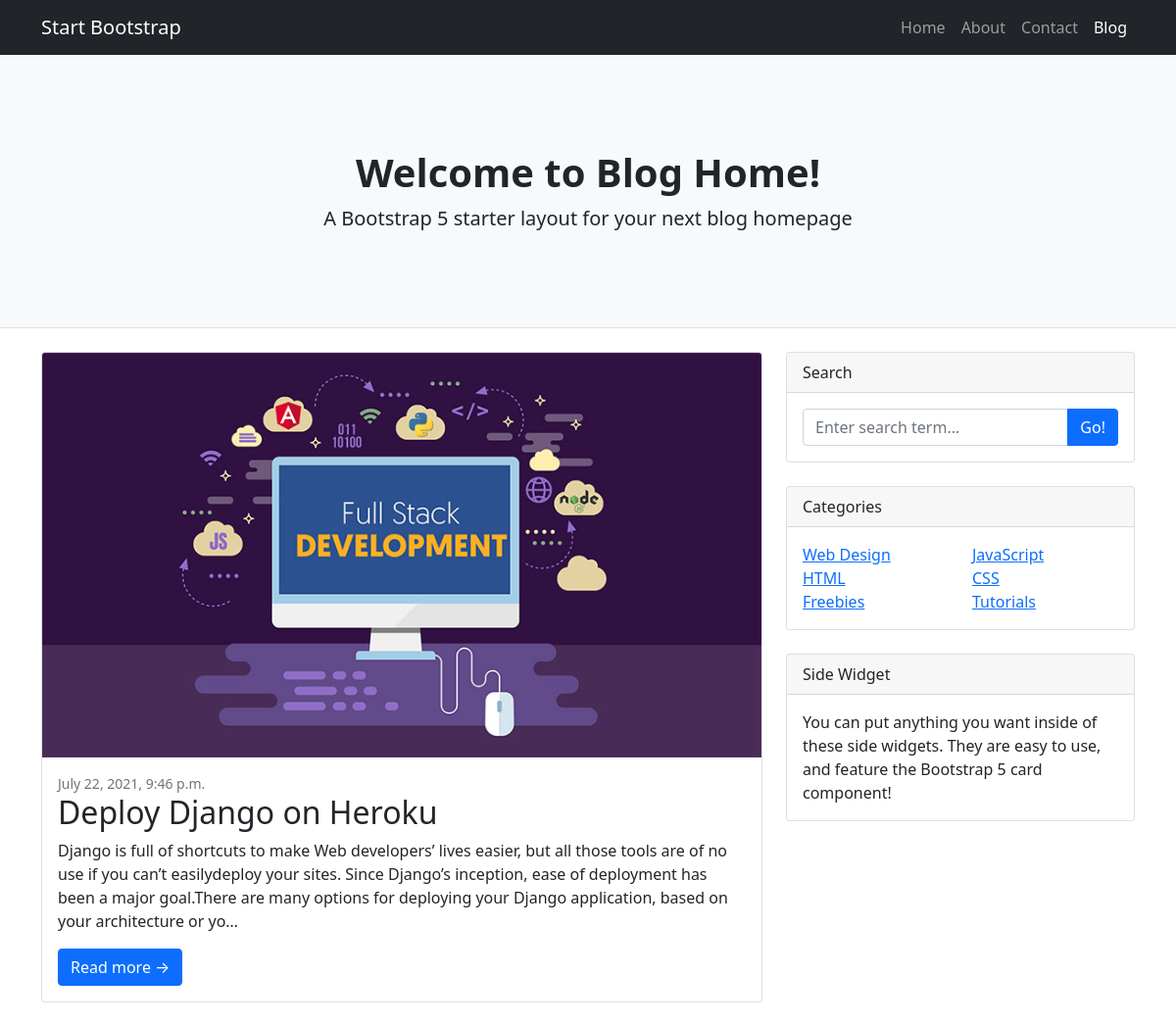
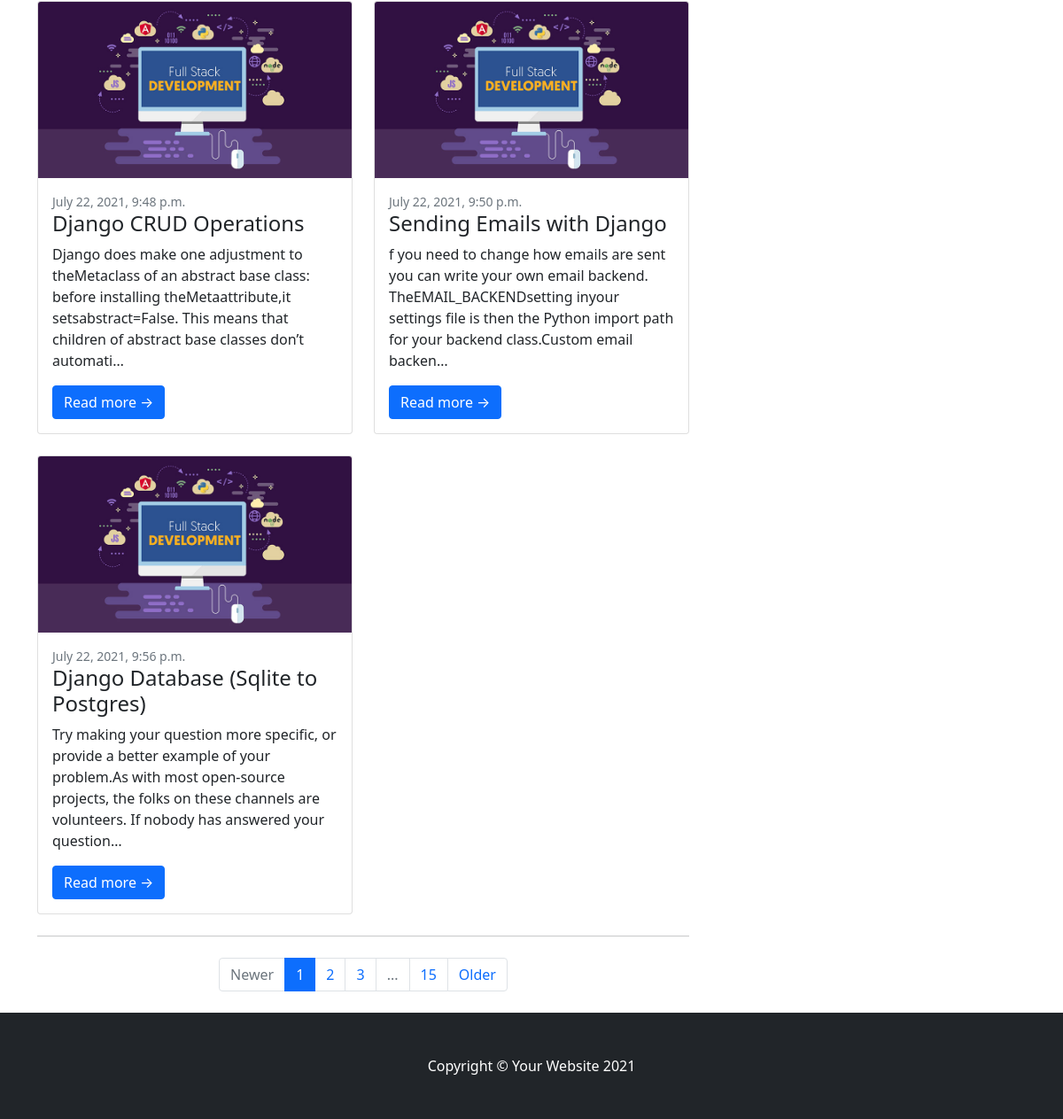
The page / on the database its author committed (2 pictures, top to bottom).
### blog/models.py (models this page shows, shortened)
class Post(models.Model):
    title = models.CharField(max_length=100)
    body = models.TextField()
    slug = models.SlugField()
    image = models.ImageField( upload_to = 'pics', default = 'static/image/fs1.jpg')
    writer = models.ForeignKey(User, on_delete=models.SET_NULL, null = True, blank=True)
    trending = models.BooleanField(default = False)
    date = models.DateTimeField(auto_now_add=True)

### blog/views.py (the view)
# urls.py: path('', views.index, name = 'index'),
def index(request):
    trending = Post.objects.filter(trending = True)
    posts = Post.objects.filter(trending = False)
    return render(request, 'blog/index.html', {"trending": trending, "posts": posts})

### blog/templates/blog/index.html
{% extends "base.html" %}
{% block content %}
<div class="col-lg-8">
    {% for trend in trending %}
    <div class="card mb-4">
        <a href="{% url 'readmore' trend.slug %}"><img class="card-img-top" src="{{trend.image.url}}" alt="..." /></a>
        <div class="card-body">
            <div class="small text-muted">{{trend.date}}</div>
            <h2 class="card-title">{{trend.title}}</h2>
            <p class="card-text">{{trend.body| truncatechars:"300"}}</p>
            <a class="btn btn-primary" href="{% url 'readmore' trend.slug %}">Read more →</a>
        </div>
    </div>
    {% endfor %}
    <div class="row">
        {% for post in posts %}
        <div class="col-md-6">
            <div class="card mb-4">
                <a href="{% url 'readmore' post.slug %}"><img class="card-img-top" src="{{post.image.url}}" alt="..." /></a>
                <div class="card-body">
                    <div class="small text-muted">{{post.date}}</div>
                    <h2 class="card-title h4">{{post.title}}</h2>
                    <p class="card-text">{{post.body|truncatechars:"200"}}</p>
                    <a class="btn btn-primary" href="{% url 'readmore' post.slug %}">Read more →</a>
                </div>
            </div>
        </div>
        {% endfor %}
    </div>
    <nav aria-label="Pagination">
        <hr class="my-0" />
        <ul class="pagination justify-content-center my-4">
            <li class="page-item disabled"><a class="page-link" href="#" tabindex="-1" aria-disabled="true">Newer</a></li>
            <li class="page-item active" aria-current="page"><a class="page-link" href="#!">1</a></li>
            <li class="page-item"><a class="page-link" href="#!">2</a></li>
            <li class="page-item"><a class="page-link" href="#!">3</a></li>
            <li class="page-item disabled"><a class="page-link" href="#!">...</a></li>
            <li class="page-item"><a class="page-link" href="#!">15</a></li>
            <li class="page-item"><a class="page-link" href="#!">Older</a></li>
        </ul>
    </nav>
</div>
{% endblock %}

### templates/base.html (shortened to what this page needs)
<!DOCTYPE html>
<html lang="en">
    {% load static %}
    <head>
        <link href="{% static 'css/styles.css' %}" rel="stylesheet"/>
    </head>
    <body>
        <nav class="navbar navbar-expand-lg navbar-dark bg-dark">
            <div class="container">
                <a class="navbar-brand" href="{% url 'index' %}">Start Bootstrap</a>
                <div class="collapse navbar-collapse" id="navbarSupportedContent">
                    <ul class="navbar-nav ms-auto mb-2 mb-lg-0">
                        <li class="nav-item"><a class="nav-link" href="#">Home</a></li>
                        <li class="nav-item"><a class="nav-link" href="#!">About</a></li>
                        <li class="nav-item"><a class="nav-link" href="#!">Contact</a></li>
                        <li class="nav-item"><a class="nav-link active" aria-current="page" href="#">Blog</a></li>
                    </ul>
                </div>
            </div>
        </nav>
        <header class="py-5 bg-light border-bottom mb-4">
            <div class="container">
                <div class="text-center my-5">
                    <h1 class="fw-bolder">Welcome to Blog Home!</h1>
                    <p class="lead mb-0">A Bootstrap 5 starter layout for your next blog homepage</p>
                </div>
            </div>
        </header>
        <div class="container">
            <div class="row">
                {% block content %}
                {% endblock %}
                <div class="col-lg-4">
                    <div class="card mb-4">
                        <div class="card-header">Search</div>
                        <div class="card-body">
                            <div class="input-group">
                                <input class="form-control" type="text" placeholder="Enter search term..." aria-label="Enter search term..." aria-describedby="button-search" />
                                <button class="btn btn-primary" id="button-search" type="button">Go!</button>
                            </div>
                        </div>
                    </div>
                    <div class="card mb-4">
                        <div class="card-header">Categories</div>
                        <div class="card-body">
                            <div class="row">
                                <div class="col-sm-6">
                                    <ul class="list-unstyled mb-0">
                                        <li><a href="#!">Web Design</a></li>
                                        <li><a href="#!">HTML</a></li>
                                        <li><a href="#!">Freebies</a></li>
                                    </ul>
                                </div>
                                <div class="col-sm-6">
                                    <ul class="list-unstyled mb-0">
                                        <li><a href="#!">JavaScript</a></li>
                                        <li><a href="#!">CSS</a></li>
                                        <li><a href="#!">Tutorials</a></li>
                                    </ul>
                                </div>
                            </div>
                        </div>
                    </div>
                    <div class="card mb-4">
                        <div class="card-header">Side Widget</div>
                        <div class="card-body">You can put anything you want inside of these side widgets. They are easy to use, and feature the Bootstrap 5 card component!</div>
                    </div>
                </div>
            </div>
        </div>
         <footer class="py-5 bg-dark">
            <div class="container"><p class="m-0 text-center text-white">Copyright &copy; Your Website 2021</p></div>
        </footer>
    </body>
</html>

### rows shown on the page
Post: date "July 22, 2021, 9:46 p.m.", title "Deploy Django on Heroku", body "Django is full of shortcuts to make Web developers’ lives easier, but all those tools are of no use if you can’t easilydeploy your sites. Since Django’s inception, ease of deployment has been a major goal.There are many options for deploying your Django application, based on your architecture or yo…"
Post: date "July 22, 2021, 9:48 p.m.", title "Django CRUD Operations", body "Django does make one adjustment to theMetaclass of an abstract base class: before installing theMetaattribute,it setsabstract=False. This means that children of abstract base classes don’t automati…"
Post: date "July 22, 2021, 9:50 p.m.", title "Sending Emails with Django", body "f you need to change how emails are sent you can write your own email backend. TheEMAIL_BACKENDsetting inyour settings file is then the Python import path for your backend class.Custom email backen…"
Post: date "July 22, 2021, 9:56 p.m.", title "Django Database (Sqlite to Postgres)", body "Try making your question more specific, or provide a better example of your problem.As with most open-source projects, the folks on these channels are volunteers. If nobody has answered your question…"
